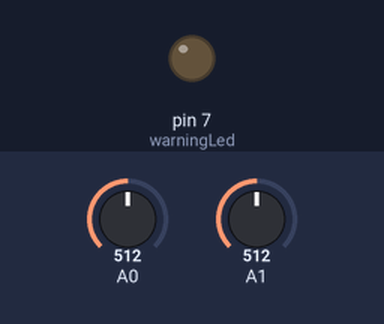
Recording of a sketch running on a simulated Arduino Uno, built with avr-gcc and run on an emulated ATmega328P. Shown: output pins drawn as LEDs (lit = HIGH). The test bench sets the inputs (shaded band); at power-on: A0 = 512, A1 = 512. WiFi joins after 1.5 s; servers stay silent unless stated; random numbers use the default seed unless the sketch sets one; no MQTT or app messages arrive unless stated; what the sketch prints to the serial monitor is not drawn.

Above: at 10.2 s.
10.3 s: A0 set to 493
At 15.1 s:
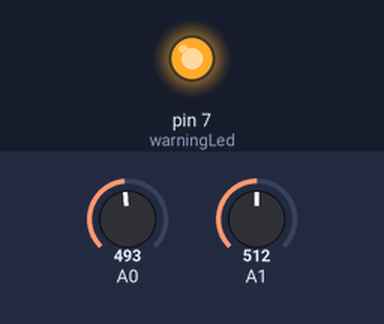
18.5 s: A0 set to 716
At 20.1 s:
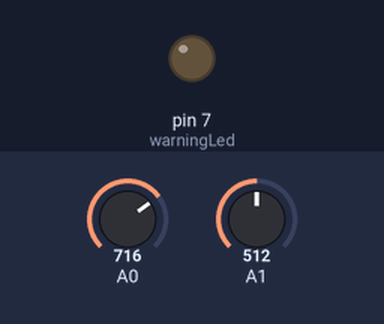
20.5 s: A0 set to 511
At 25.2 s:
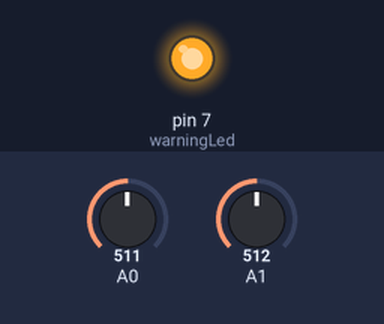
Timing chart, 0 to 26.7 s (numbered marks = the images above; inputs shaded):
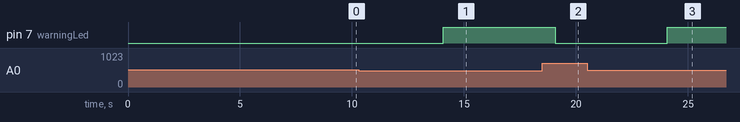

Measured:
- the behaviour switches between 512 and 511 on A0 (found by bisection; images 0 and 1)
- after the input at 10.3 s, pin 7 (warningLed): LOW → HIGH after 3.8 s
- after the input at 18.5 s, pin 7 (warningLed): HIGH → LOW after 0.57 s
- after the input at 20.5 s, pin 7 (warningLed): LOW → HIGH after 3.6 s

The sketch:

First_ada_fruit.ino
```cpp
#include <PubSubClient.h>
#include <SPI.h>
#include <Ethernet2.h>

void calibrate_ldr(uint16_t *maxL, uint16_t *minL);

byte mac[] = {0x90, 0xA2, 0xDA, 0x11, 0x3B, 0xC6};
const char warningLed = 7;

//Setup for Home Network
IPAddress ip(192, 168, 1, 250);
IPAddress gateway(192, 169, 1, 254);
IPAddress subnet(255, 255, 255, 0);

//MQTT declarations
//Get ethernet client & pass to MQTT client
EthernetClient ethernet_client;
PubSubClient client(ethernet_client);

//Programme wide variables
long timestamp = millis();
uint16_t maxLdr = 0;
uint16_t minLdr = 1023;

void setup() {
  // put your setup code here, to run once:
  pinMode(warningLed, OUTPUT);
  Serial.begin(9600);
  Serial.println("Starting MQTT client on Arudino...");

  client.setServer("io.adafruit.com", 1883);
  client.setCallback(callback);

  if (Ethernet.begin(mac) == 0) {
    Serial.println("Failed to configure ethernet using DHCP");
    Ethernet.begin(mac, ip);
  }

  //Delay to ensure all set up ok
  delay(1500);
  Serial.print("MQTT client is at: ");
  Serial.println(Ethernet.localIP());
  Serial.println("begin LDR calibration now");
  delay(1000);
  timestamp = millis();
  //Sync LDR
  while (millis() < timestamp + 5000){
    calibrate_ldr(&maxLdr, &minLdr);
  }
  Serial.println("Calibration ended");
  Serial.print("Max raw = ");
  Serial.println(maxLdr);
  Serial.print("Min raw = ");
  Serial.println(minLdr);

}

void loop() {
  // put your main code here, to run repeatedly:
  if (!client.connected()) {
    reconnect();
  }
  //Publish rng every 5s
  if (millis() > timestamp + 5000) {
    timestamp = millis();
    send_rng();
    send_light(&maxLdr, &minLdr);
    send_pot();
  }
  client.loop();
}


void callback(char* topic, byte* payload, unsigned int length) {
  Serial.print("Message arrived [");
  Serial.print(topic);
  Serial.print("] ");
  for (int i = 0; i < length; i++) {
    Serial.print((char)payload[i]);
  }
  Serial.println();
}

void reconnect() {
  while (!client.connected()) {
    Serial.println("Attempting MQTT Connection...");

    if (client.connect("Callums_Arduino", "calcifaids", "bb027dc7a55644929190949f85d6ac1b")) {
      Serial.println("... connected");

      client.publish("calcifaids/f/status-messages", "we are alive!");

      //client.subscribe("calcifaids/f/#");
      client.subscribe("calcifaids/f/test-slider");
      client.subscribe("calcifaids/f/random-numbers");
      client.subscribe("calcifaids/f/light-levels");
      client.subscribe("calcifaids/f/pot-levels");
    }
    else {
      Serial.print("Failed, rc = ");
      Serial.print(client.state());
      Serial.println(" trying again in 5 seconds");

      delay(5000);
    }
  }

}

void send_rng(){
  if (client.connected()){
    int rando = random(100);
    String randoString = String(rando, DEC);
    char mystring[5];
    randoString.toCharArray(mystring, 5);

    client.publish("calcifaids/f/random-numbers", mystring);
  }
}

void calibrate_ldr(uint16_t *maxL, uint16_t *minL){
  int light = analogRead(A0);
  if (light > *maxL){
    *maxL= light;
  }
  if (light < *minL){
    *minL = light;
  }
}

void send_light(uint16_t *maxL, uint16_t *minL){
  if (client.connected()){
    int light = analogRead(A0);
    //remap light to percentage
    light = map(light, *minL, *maxL, 0, 100);
    if(light >= *maxL){
      light = 100;
    }
    char light_level[5];
    sprintf(light_level, "%i", light);
    client.publish("calcifaids/f/light-levels",light_level);
    //Control warning led here? Maybe move elsewhere and speed up the LED interraction?
    //Change to use a user defined value?
    if (light < 30){
      digitalWrite(warningLed, HIGH);
    }
    else{
      digitalWrite(warningLed, LOW);
    }
  }
}

void send_pot(){
  if (client.connected()){
    int pot = analogRead(A1);
    char pot_level[5];
    sprintf(pot_level, "%i", pot);
    client.publish("calcifaids/f/pot-levels",pot_level);
  }

}
```
